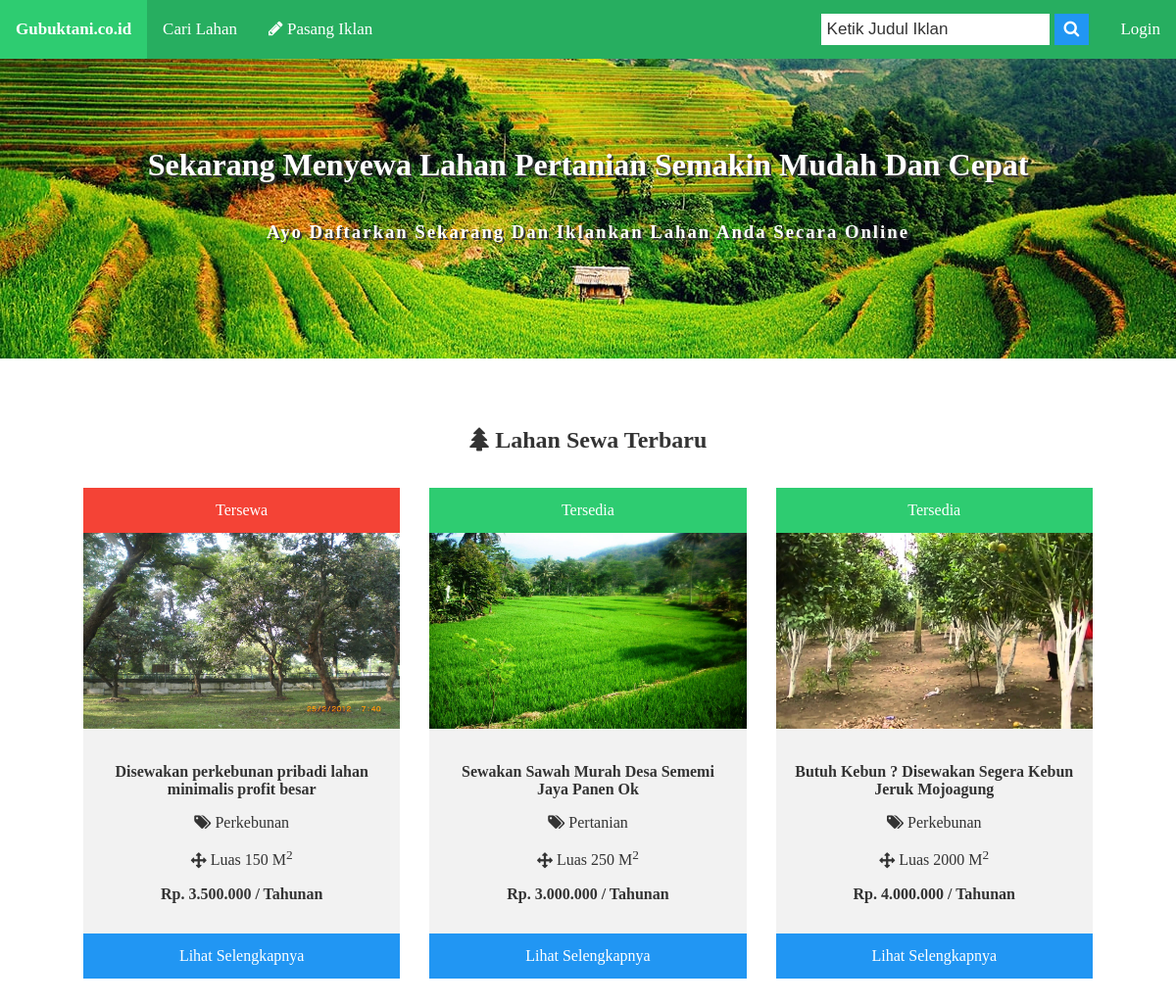
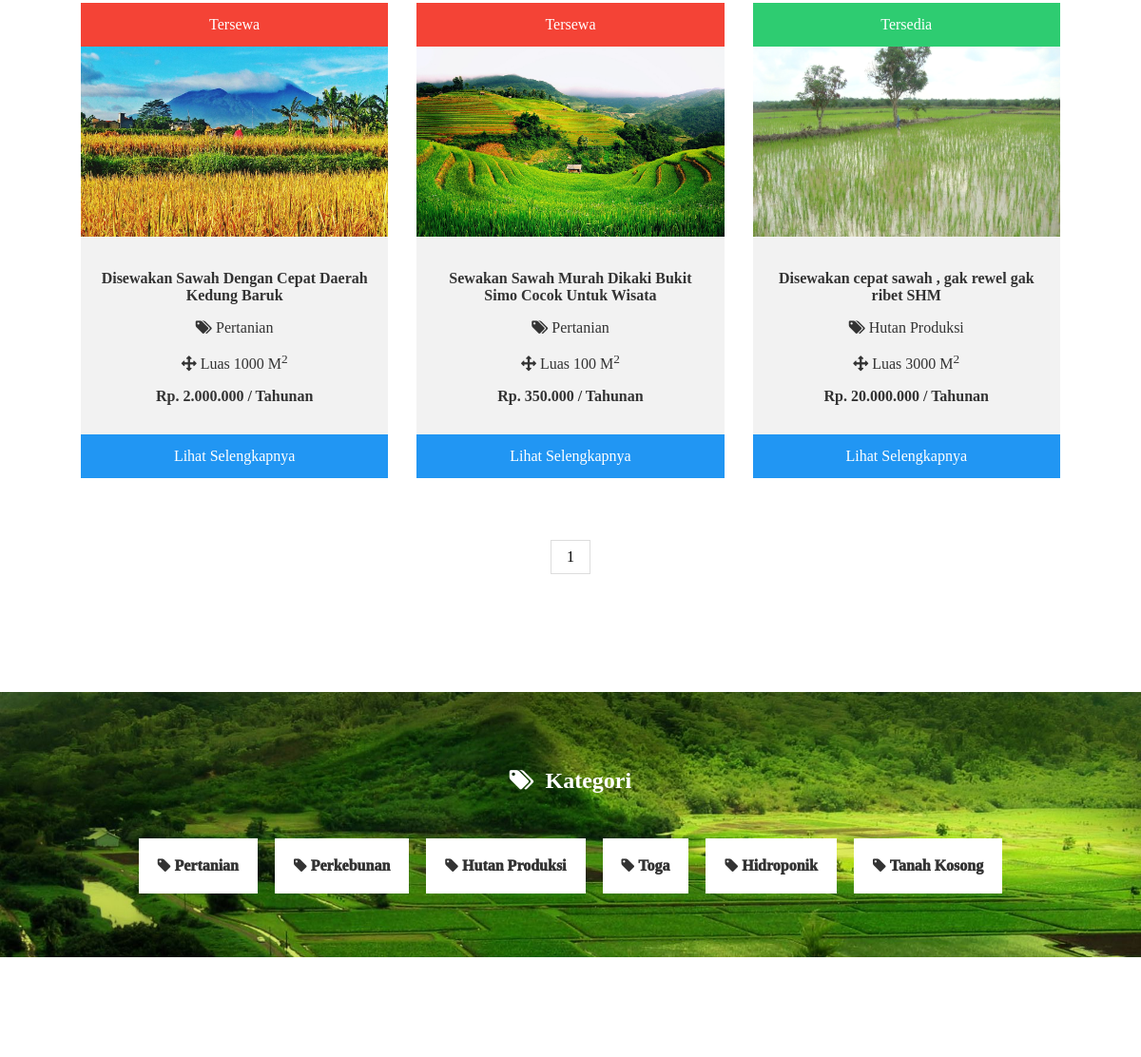
The app's page /ui/index.php (upper part), older data (2 pictures, top to bottom).
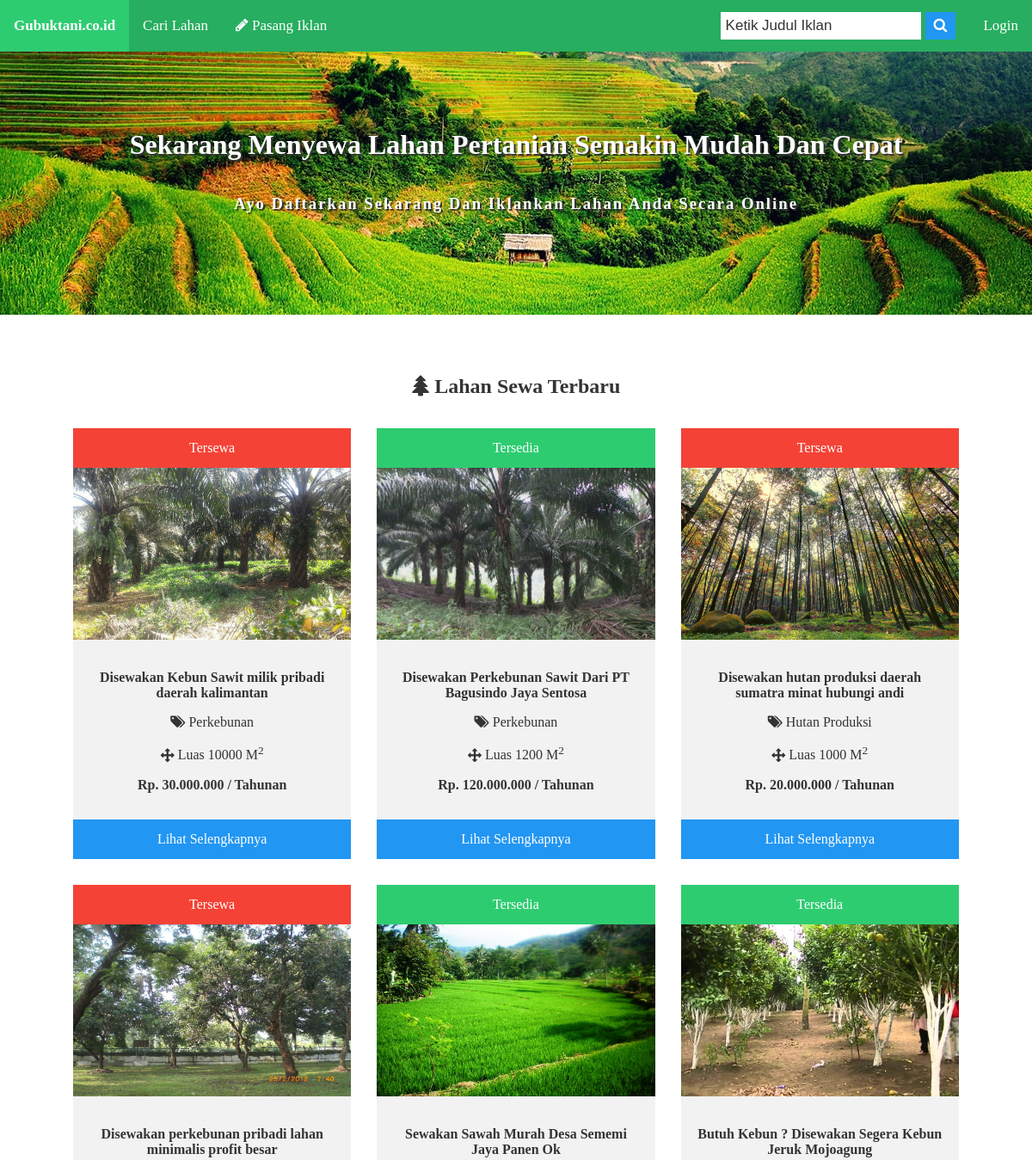
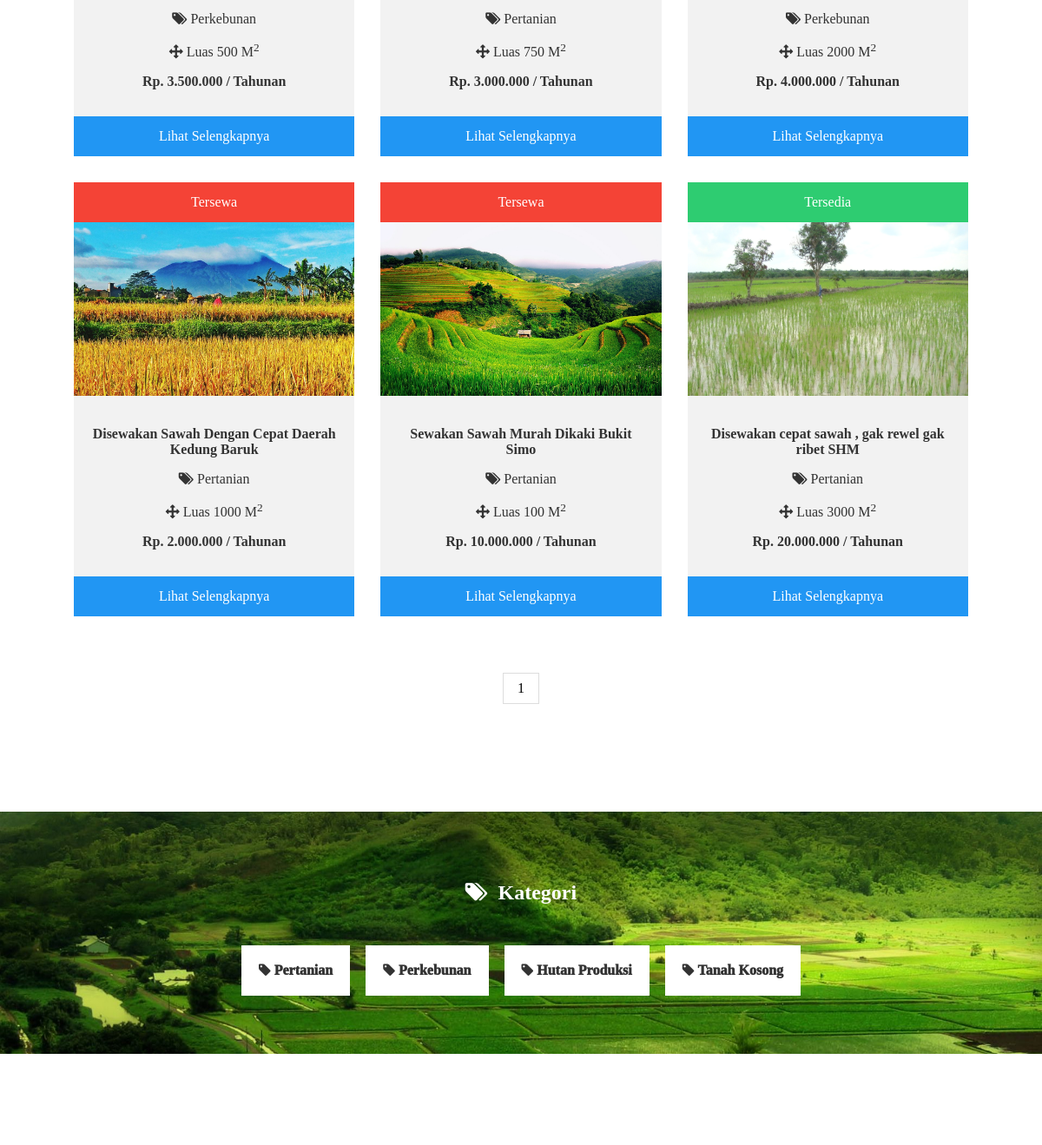
The same page, newer data (2 pictures, top to bottom).
### tables this page shows
CREATE TABLE `tb_lahan` (
  `id_lahan` int(11) NOT NULL,
  `id_user` int(11) NOT NULL,
  `id_kategori` int(11) NOT NULL,
  `judul` varchar(100) NOT NULL,
  `alamat_lahan` varchar(100) NOT NULL,
  `luas` varchar(7) NOT NULL,
  `sertifikasi` varchar(60) NOT NULL,
  `deskripsi` text NOT NULL,
  `harga` int(11) NOT NULL,
  `kurun_sewa` varchar(10) NOT NULL,
  `status` varchar(20) NOT NULL,
  `kondisi` varchar(10) NOT NULL,
  `fasilitas_irigasi` varchar(60) NOT NULL,
  `fasilitas_tanah` varchar(60) NOT NULL,
  `fasilitas_jalan` varchar(60) NOT NULL,
  `fasilitas_pemandangan` varchar(60) NOT NULL,
  `foto_lahan` varchar(255) NOT NULL,
  `fieldCreate_at` varchar(100) DEFAULT NULL,
  `fieldUpdate_at` varchar(100) DEFAULT NULL
);

CREATE TABLE `tb_kategori` (
  `id_kategori` int(11) NOT NULL,
  `kategori` varchar(20) NOT NULL,
  `create_at` varchar(100) DEFAULT NULL,
  `update_at` varchar(100) DEFAULT NULL
);

### ui/index.php (the view, shortened to what this page needs)
<?php
    require_once "db.php";
    require_once "User.php";
    $user = new User($db);
 ?>
<!DOCTYPE html>
<html>
<head>
	<link rel="stylesheet" type="text/css" href="css/style.css">
  <link rel="stylesheet" type="text/css" href="css/font-awesome.min.css">
</head>
<body>
<?php include "template/header.php"; ?>
<div class="header">
  <h1>Sekarang Menyewa Lahan Pertanian Semakin Mudah Dan Cepat</h1>
  <h3>Ayo Daftarkan Sekarang Dan Iklankan Lahan Anda Secara Online</h3>
</div>
<div class="content">
  <div class="view-data">
    <h2><i class="fa fa-tree"></i>&nbsp;Lahan Sewa Terbaru</h2>
    <?php
        if(isset($_GET['cari'])){
            $cari = $_GET['cari'];
            $sql = "SELECT * FROM tb_lahan INNER JOIN tb_kategori ON tb_lahan.id_kategori=tb_kategori.id_kategori WHERE status = 'Terverifikasi' AND  judul LIKE '%".$cari."%'";
            $query = $db->prepare($sql);
            $query->execute();
            $data = $query->fetchAll();
            if ($query->rowCount() > 0) {
              echo "<p style='text-align: center;'>" . "Hasil Pencarian Dari " . $cari . "</p>";
            }else{
              echo "<p style='text-align: center;'>" . "Hasil "  . $cari .  " Tidak Ada Dalam Judul" . "</p>";
            }
        }else{
          $limit = 9;
          $sql = "SELECT * FROM tb_lahan INNER JOIN tb_kategori ON tb_lahan.id_kategori=tb_kategori.id_kategori WHERE status = 'Terverifikasi' ORDER BY fieldCreate_at DESC";
          $query = $db->prepare($sql);
          $query->execute();
          $total_result = $query->rowCount();
          $total_pages = ceil($total_result/$limit);
          if(!isset($_GET['page']))
          {
            $page = 1;
          }
          else
          {
            $page = $_GET['page'];
          }
          $starting_limit = ($page-1)*$limit;
          $show = "SELECT * FROM tb_lahan INNER JOIN tb_kategori ON (tb_lahan.id_kategori=tb_kategori.id_kategori) WHERE status = 'Terverifikasi' ORDER BY fieldCreate_at DESC LIMIT $starting_limit , $limit";
          $showquery = $db->prepare($show);
          $showquery->execute();
          $data = $showquery->fetchAll();
        }
        foreach($data as $field):
      ?>
    <div class="responsive">
      <div class="img">
        <a class="btn <?php if($field['kondisi'] == "Tersedia"){echo "statsChange";}else{echo "statsChange2";}?>" style="width: 100%;"><?php echo $field['kondisi'] ?></a>
          <img src="images/<?php echo $field['foto_lahan'] ?>" style="min-width: 100%;min-height:200px;max-height: 200px; ">
        <div class="desc">
          <p><strong><?php echo $field['judul']?></strong></p>
          <p><i class="fa fa-tags"></i>&nbsp;<?php echo $field['kategori']; ?></p>
          <p><i class="fa fa-arrows"></i>&nbsp;Luas <?php echo $field['luas']; ?> M<sup>2</sup></p>
          <p><strong>Rp. <?php echo number_format($field['harga'], 0, ',', '.'); ?> / <?php echo $field['kurun_sewa']; ?></strong></p>
        </div>
        <a href="fieldDetail.php?id_lahan=<?php echo $field['id_lahan'] ?>" class="btn info" style="width: 100%;">Lihat Selengkapnya</a>
      </div>
    </div>
    <?php endforeach; ?>
    <div class="clearfix"></div>
    <center>
    <div class="pagination">
    <?php if (isset($_GET['cari'])) {
      echo "";
      }else{
        for($page=1; $page <= $total_pages ; $page++):?>
        <a href="<?php echo "?page=$page" ?>"><?php echo $page; ?></a>
      <?php endfor;
        }
    ?>
    </div>
    </center>
  </div>
</div>
<div class="kategori">
    <h2><i class="fa fa-tags"></i>&nbsp; Kategori</h2>
    <?php
      $catSql = "SELECT * FROM tb_kategori";
      $query = $db->prepare($catSql);
      $query->execute();
      $categorys = $query->fetchAll();
      foreach($categorys as $category):
    ?>
    <a href="fieldCat.php?id_kategori=<?php echo $category['id_kategori']?>"><i class="fa fa-tag"></i>&nbsp;<?php echo $category['kategori'] ?></a>
    <?php endforeach; ?>
  </div>
<div class="content">
  </div>
</body>
</html>

### ui/Template/header.php (shortened to what this page needs)
<?php
  $a = $_SERVER['PHP_SELF'];
  $b = "/gubuktani/ui/";
  $c = array(
    "index.php",
    "login.php",
    "register.php",
    "akun.php",
    "akunEdit.php",
    "akunEditPass.php",
    "fieldAdd.php",
    "searchField.php",
  );
  $d = "active";
?>
<div class="topnav" id="navbar">
  <a href="<?php echo $c[0] ?>" class="<?php if($a == $b . $c[0]){echo $d;}?>"><b>Gubuktani.co.id</b></a>
  <a href="<?php echo $c[7] ?>" class="<?php if($a == $b . $c[7]){echo $d;}?>">Cari Lahan</a>
  <a href='fieldAdd.php' class="<?php if(($a == $b . $c[6])){echo $d;}?>"><i class='fa fa-pencil'></i> Pasang Iklan</a>
  <?php
    if(!$user->isLoggedIn()){?>
          <a href='login.php' class="<?php if(($a == $b . $c[1]) || ($a == $b . $c[2])){echo $d;}?>" style='float:right;'>Login</a>
       <?php } ?>
  <div class="search-container">
    <form action="searchField.php" method="get">
      <input type="text" placeholder="Ketik Judul Iklan" name="cari" required/>
      <button type="submit"><i class="fa fa-search"></i></button>
    </form>
  </div>
</div>

### ui/css/style.css (style rules this page uses)
body,html { margin: 0; font-family: raleway; height: 100%; color: #333; }
.header { background: url("../img/sawah3.jpg"); background-position: center; background-size: cover; color: #fff; text-align: center; padding: 100px 0px; }
.header h1 { margin: 0; padding-top: 50px; text-shadow: 2px 2px #333; }
.header h3 { text-shadow: 2px 2px #333; letter-spacing: 2px; padding-top: 20px; }
.topnav { overflow: hidden; background-color: #27ae60; color: #fff; position: fixed; top: 0; width: 100%; z-index: 5; }
.topnav a { float: left; display: block; text-align: center; padding: 20px 16px; text-decoration: none; font-size: 17px; color: #fff; }
.topnav .search-container { float: right; }
.topnav input[type=text] { padding: 6px; margin-top: 14px; margin-right: 5px; font-size: 17px; border: none; background: #fff; color: #333; }
.topnav .search-container button { float: right; padding: 6px 10px; margin-top: 14px; margin-right: 16px; font-size: 17px; border: none; cursor: pointer; color: #fff; background-color: #2196F3; }
.kategori { width: 100%; margin: auto; text-align: center; padding: 60px 0px; margin-bottom: 50px; background-image: url("../img/sawah2.jpg"); background-size: cover; background-position: center; }
.kategori h2 { color: #fff; padding-bottom: 20px; }
.kategori a { display: inline-table; margin: 7px; padding: 20px; background: #fff; color: #333; font-weight: 999; }
.content { padding: 20px; text-align: justify; max-width: 1100px; margin: auto; margin-bottom: 50px; }
.content h2 { text-align: center; }
div.img { background: #f2f2f2; }
div.img img { width: 100%; height: 100; }
div.desc { padding: 15px; text-align: center; }
* { box-sizing: border-box; }
.responsive { padding: 15px; float: left; width: 33.33%; }
.view-data { margin: 50px 0px; }
a { text-decoration: none; }
.btn { border: none; color: white; padding: 14px 28px; text-align: center; display: inline-block; font-size: 16px; }
.statsChange { background: #2ecc71; }
.statsChange2 { background-color: #f44336; }
.info { background-color: #2196F3; }
.pagination { display: inline-block; margin-top: 50px; }
.pagination a { color: black; float: left; padding: 8px 16px; text-decoration: none; transition: background-color .3s; border: 1px solid #ddd; }
.clearfix:after { content: ""; display: table; clear: both; }

Row changes from the older to the newer data that the page shows:
removed tb_kategori: kategori "Toga"
removed tb_kategori: kategori "Hidroponik"
added tb_lahan: kondisi "Tersewa", foto_lahan (picture), judul "Disewakan Kebun Sawit milik pribadi daerah kalimantan", id_kategori.kategori "Perkebunan", luas "10000", harga "30.000.000", kurun_sewa "Tahunan"
added tb_lahan: kondisi "Tersedia", foto_lahan (picture), judul "Disewakan Perkebunan Sawit Dari PT Bagusindo Jaya Sentosa", id_kategori.kategori "Perkebunan", luas "1200", harga "120.000.000", kurun_sewa "Tahunan"
added tb_lahan: kondisi "Tersewa", foto_lahan (picture), judul "Disewakan hutan produksi daerah sumatra minat hubungi andi", id_kategori.kategori "Hutan Produksi", luas "1000", harga "20.000.000", kurun_sewa "Tahunan"
changed tb_lahan "Disewakan perkebunan pribadi lahan minimalis profit besar": luas "150" → "500"
changed tb_lahan "Sewakan Sawah Murah Desa Sememi Jaya Panen Ok": luas "250" → "750"
changed tb_lahan: judul "Sewakan Sawah Murah Dikaki Bukit Simo Cocok Untuk Wisata" → "Sewakan Sawah Murah Dikaki Bukit Simo"; harga "350.000" → "10.000.000"
changed tb_lahan "Disewakan cepat sawah , gak rewel gak ribet SHM": id_kategori.kategori "Hutan Produksi" → "Pertanian"
